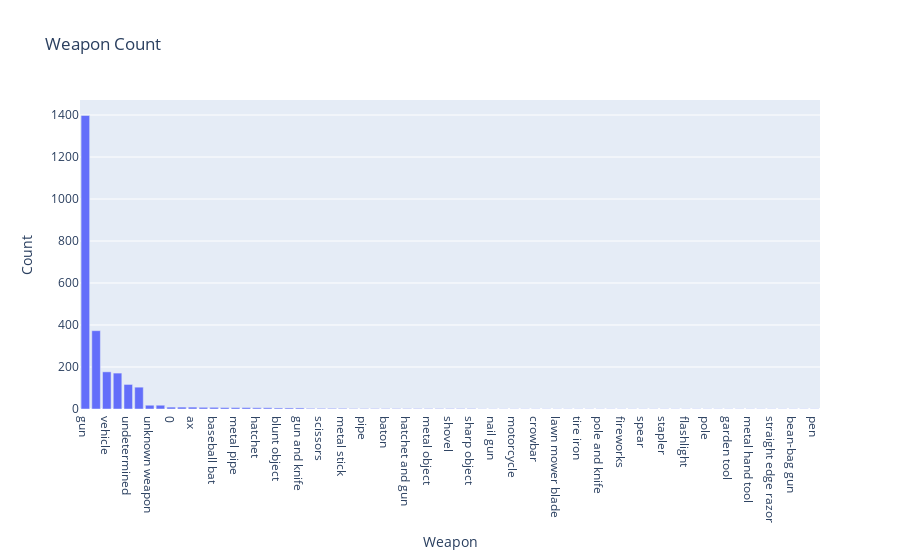

This figure's notebook cell:
### Code cell
arm_count_bar = px.bar(x=df_arms["index"], y=df_arms["count"], title="Weapon Count")
arm_count_bar.update_layout(xaxis_title="Weapon", yaxis_title="Count")
arm_count_bar.show()

### Figure 1 — Plotly figure (JSON) as saved in the notebook; plotly's stock layout.template omitted (floating-point values rounded to 4 significant figures)
{"data": [{"alignmentgroup": "True", "hovertemplate": "x=%{x}<br>y=%{y}<extra></extra>", "legendgroup": "", "marker": {"color": "#636efa", "pattern": {"shape": ""}}, "name": "", "offsetgroup": "", "orientation": "v", "showlegend": false, "textposition": "auto", "type": "bar", "x": ["gun", "knife", "vehicle", "unarmed", "undetermined", "toy weapon", "unknown weapon", "machete", 0, "Taser", "ax", "sword", "baseball bat", "hammer", "metal pipe", "box cutter", "hatchet", "crossbow", "blunt object", "screwdriver", "gun and knife", "guns and explosives", "scissors", "rock", "metal stick", "brick", "pipe", "chain saw", "baton", "piece of wood", "hatchet and gun", "beer bottle", "metal object", "metal pole", "shovel", "meat cleaver", "sharp object", "bayonet", "nail gun", "glass shard", "motorcycle", "metal rake", "crowbar", "contractor's level", "lawn mower blade", "machete and gun", "tire iron", "air conditioner", "pole and knife", "baseball bat and bottle", "fireworks", "oar", "spear", "pitchfork", "stapler", "flagpole", "flashlight", "pick-axe", "pole", "cordless drill", "garden tool", "hand torch", "metal hand tool", "carjack", "straight edge razor", "baseball bat and fireplace poker", "bean-bag gun", "chain", "pen"], "xaxis": "x", "y": [1398, 373, 177, 171, 117, 104, 18, 18, 9, 9, 9, 8, 8, 7, 7, 7, 6, 6, 5, 5, 5, 3, 3, 3, 3, 2, 2, 2, 2, 2, 2, 2, 2, 2, 2, 2, 2, 1, 1, 1, 1, 1, 1, 1, 1, 1, 1, 1, 1, 1, 1, 1, 1, 1, 1, 1, 1, 1, 1, 1, 1, 1, 1, 1, 1, 1, 1, 1, 1], "yaxis": "y"}], "layout": {"barmode": "relative", "legend": {"tracegroupgap": 0}, "title": {"text": "Weapon Count"}, "xaxis": {"anchor": "y", "domain": [0, 1], "title": {"text": "Weapon"}}, "yaxis": {"anchor": "x", "domain": [0, 1], "title": {"text": "Count"}}}}
